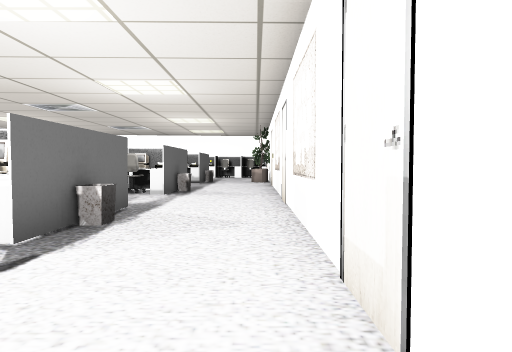
View 1 (above)

24 first-person views from a walk through a 3-D level made in the Godot game engine. The camera is 1.5 m above the floor, tilts 2° down and sees 75° across. The floor is counted in squares, 2 m on a side. Each view is taken from the middle of a square. On the plan, view 1 faces up. The plan holds only what a view shows up to about 11 squares ahead; the rest is blank. Characters and animated objects are left out. Some surface patterns are stand-ins.

View 2
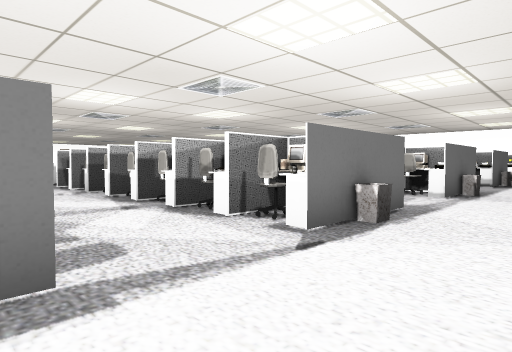

View 3
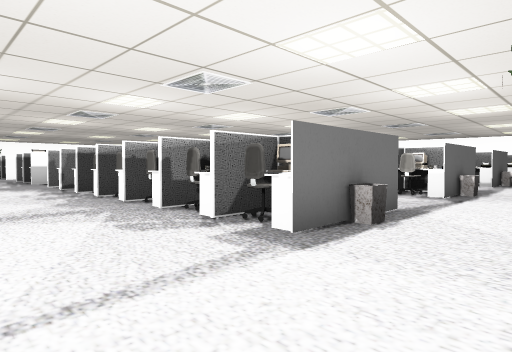

View 4
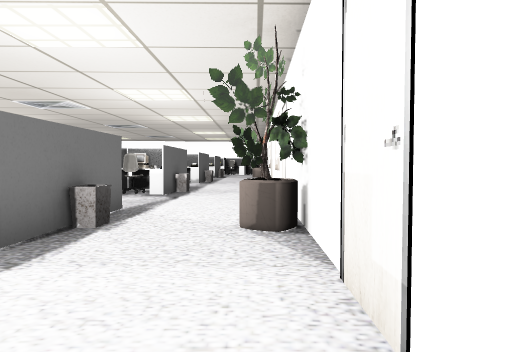

View 5
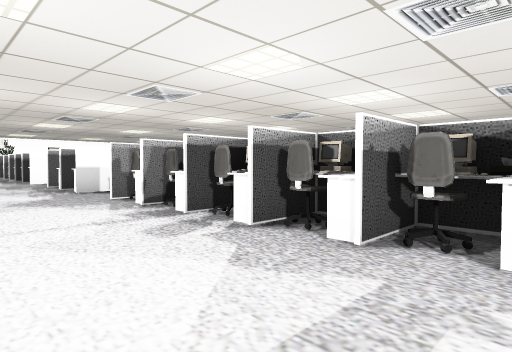

View 6
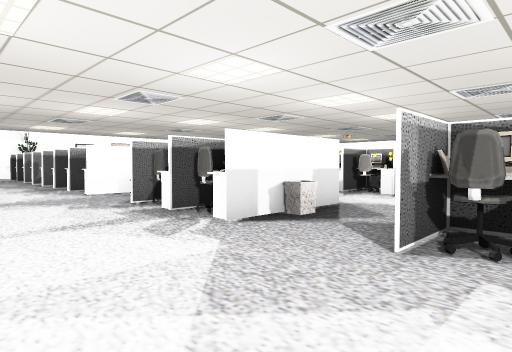

View 7
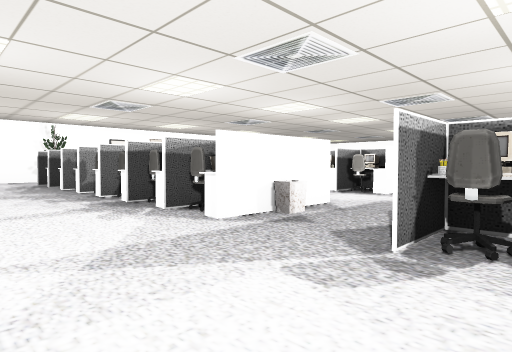

View 8
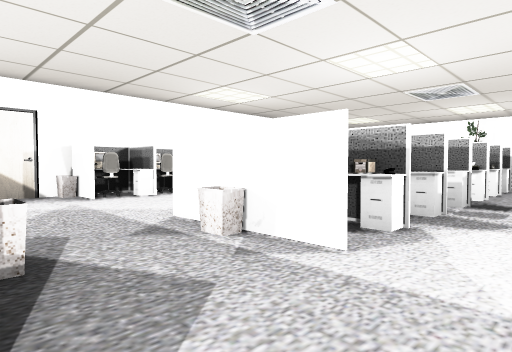

View 9
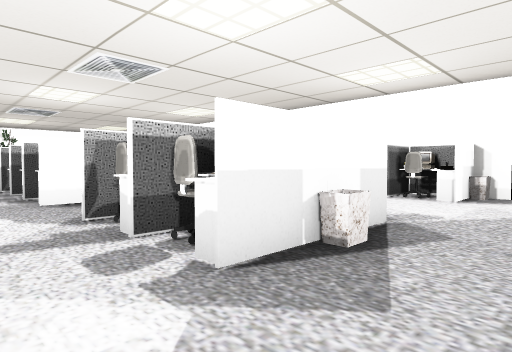

View 10
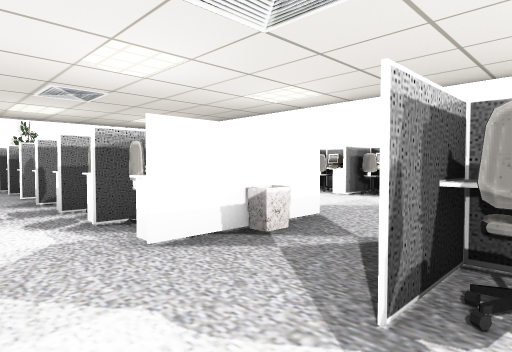

View 11
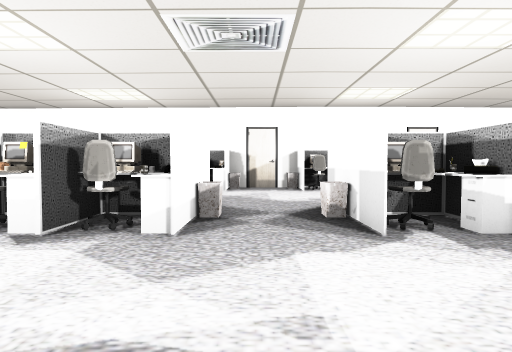

View 12
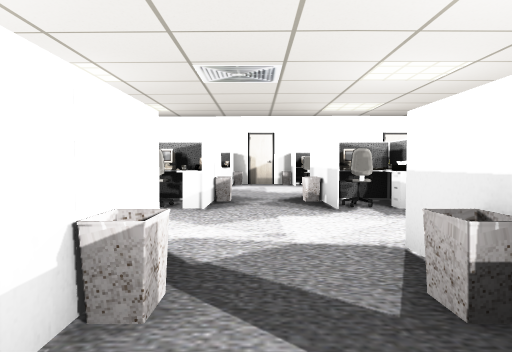

View 13
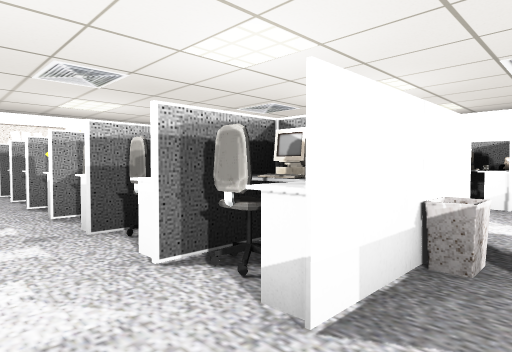

View 14
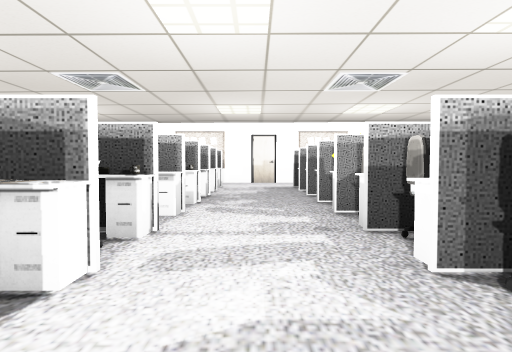

View 15
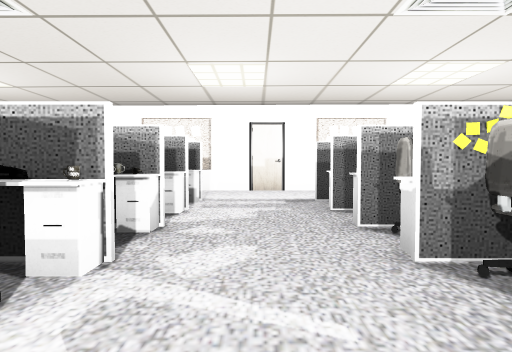

View 16
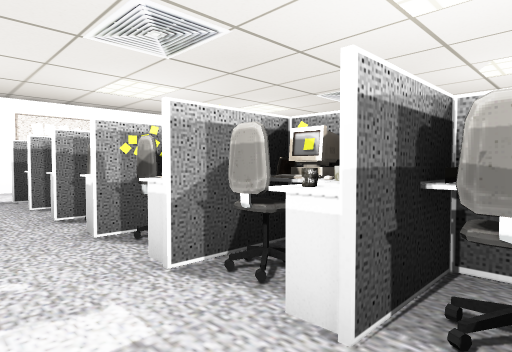

View 17
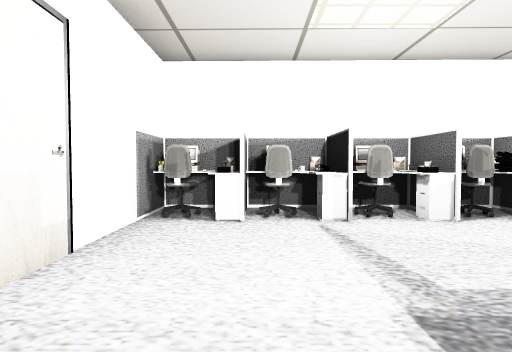

View 18
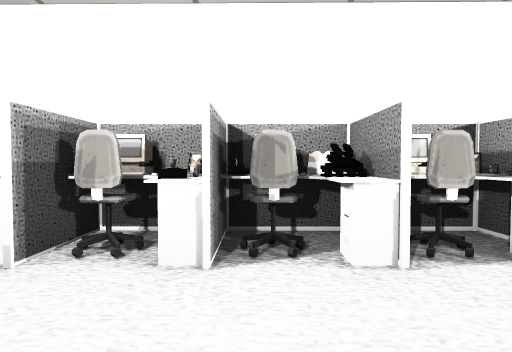

View 19
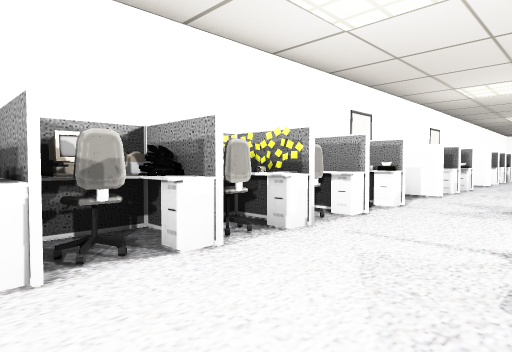

View 20
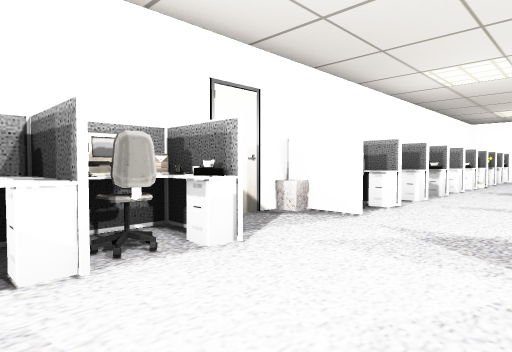

View 21
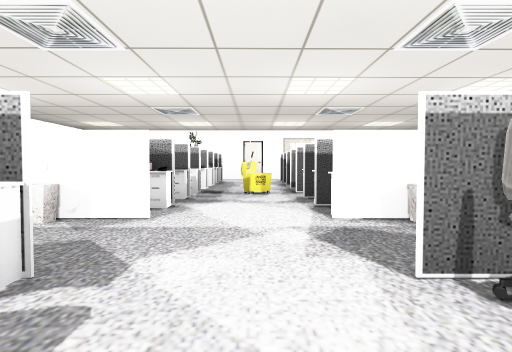

View 22
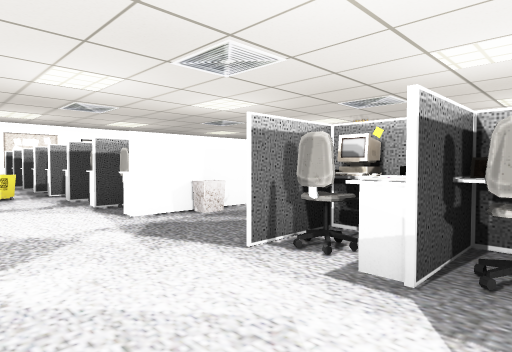

View 23
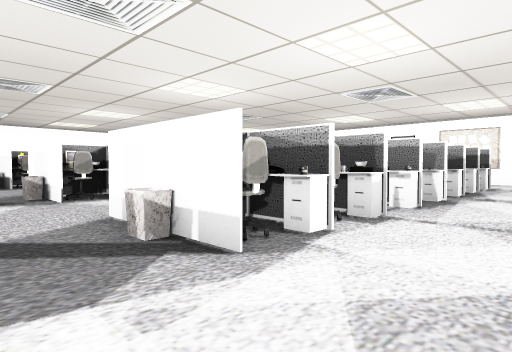

View 24
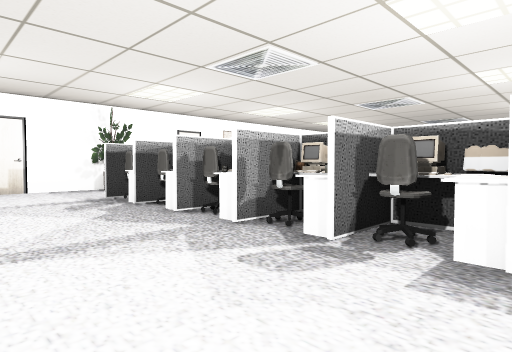

### Floor plan
Key: @ floor where view 1 was taken; # wall or solid block; x gap in a wall; . floor; D closed door; = window, fence, low wall or low ledge; ^ raised ledge; B bin; A box; M mug; U bucket; O other object.
Columns run from 33 left of view 1 to 1 right of it. Each row starts with its distance up from view 1.
 15                      O
 14                      #
 13                      .
 12                      .
 11                     ..         ...D
 10                     .^^      #^B..#
  9                     .BOO# ^#O OB..#
  8                     .#x##x^#x^##..#
  7                     ..............D
  6                     ....M..... ...D
  5             ^#.  ^#..^#OO  ^ #^=..#
  4            #  B.  #B.B ^  ^^^ ^B..#
  3         x^x#^^..#x#..#^O#^^#^^#...#
  2         .U........................D
  1       ............................D
  0       xO   ^ ^..^OA..^x  ^x ^  ..@#
 -1 ##   ^^^###^^ B.B #B.B  ^O^O# ^B.##
 -2 #...#x^O.^#x^ ..# ##.# ^^^^x^^x#..#
 -3 #D................................D
 -4  D................................D
 -5      ...........B....B............#
 -6        O  ^ ^^B.A^^B.  ^ # O OOO O#
 -7            ###DD####D##############

Positions as (right, up) in squares from view 1, and headings:
1: (0, 0), facing up
2: (0, 0), facing up-left
3: (0, -5), facing up-left
4: (0, -5), facing up
5: (-5, -5), facing up-left
6: (-11, -5), facing up-left
7: (-16, -5), facing up-left
8: (-17, 2), facing down-left
9: (-19, 2), facing down-right
10: (-15, 2), facing down-right
11: (-13, 4), facing down
12: (-13, 6), facing down
13: (-13, 7), facing down-right
14: (-13, 7), facing right
15: (-9, 7), facing right
16: (-10, 7), facing down-right
17: (-1, -1), facing down
18: (-4, -3), facing down
19: (-6, -3), facing down-left
20: (-15, -3), facing down-left
21: (-15, 2), facing left
22: (-15, 1), facing up-left
23: (-14, 1), facing up-right
24: (-22, -5), facing up-left
